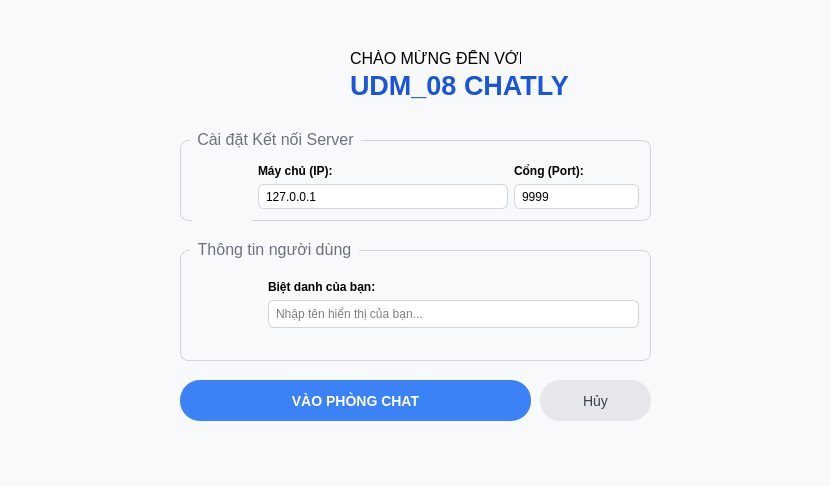
<?xml version="1.0" encoding="UTF-8"?>
<ui version="4.0">
 <class>Form</class>
 <widget class="QWidget" name="Form">
  <property name="geometry">
   <rect>
    <x>0</x>
    <y>0</y>
    <width>831</width>
    <height>486</height>
   </rect>
  </property>
  <property name="minimumSize">
   <size>
    <width>831</width>
    <height>486</height>
   </size>
  </property>
  <property name="maximumSize">
   <size>
    <width>831</width>
    <height>486</height>
   </size>
  </property>
  <property name="font">
   <font>
    <family>Segoe UI</family>
    <pointsize>20</pointsize>
   </font>
  </property>
  <property name="windowTitle">
   <string>Đăng Nhập Chat</string>
  </property>
  <property name="styleSheet">
   <string notr="true">QWidget { background-color: #F8F9FA; font-family: 'Segoe UI', sans-serif; color: black; }</string>
  </property>
  <widget class="QLabel" name="label_login">
   <property name="geometry">
    <rect>
     <x>280</x>
     <y>40</y>
     <width>61</width>
     <height>61</height>
    </rect>
   </property>
   <property name="text">
    <string/>
   </property>
   <property name="pixmap">
    <pixmap>images/logochat-removebg-preview.png</pixmap>
   </property>
   <property name="scaledContents">
    <bool>true</bool>
   </property>
  </widget>
  <widget class="QLabel" name="label_textlogin1">
   <property name="geometry">
    <rect>
     <x>350</x>
     <y>50</y>
     <width>171</width>
     <height>16</height>
    </rect>
   </property>
   <property name="font">
    <font>
     <family>Segoe UI</family>
     <pointsize>12</pointsize>
    </font>
   </property>
   <property name="text">
    <string>CHÀO MỪNG ĐẾN VỚI</string>
   </property>
  </widget>
  <widget class="QLabel" name="label_textlogin2">
   <property name="geometry">
    <rect>
     <x>350</x>
     <y>70</y>
     <width>221</width>
     <height>31</height>
    </rect>
   </property>
   <property name="font">
    <font>
     <family>Segoe UI</family>
     <pointsize>20</pointsize>
     <bold>true</bold>
    </font>
   </property>
   <property name="styleSheet">
    <string notr="true">color: #1A56DB;</string>
   </property>
   <property name="text">
    <string>UDM_08 CHATLY</string>
   </property>
  </widget>
  <widget class="QGroupBox" name="groupBox_settingserver">
   <property name="geometry">
    <rect>
     <x>180</x>
     <y>130</y>
     <width>471</width>
     <height>91</height>
    </rect>
   </property>
   <property name="maximumSize">
    <size>
     <width>1000</width>
     <height>100</height>
    </size>
   </property>
   <property name="font">
    <font>
     <family>Segoe UI</family>
     <pointsize>12</pointsize>
    </font>
   </property>
   <property name="styleSheet">
    <string notr="true">QGroupBox { border: 1px solid #D1D5DB; border-radius: 8px; margin-top: 10px; }
QGroupBox::title { subcontrol-origin: margin; left: 10px; padding: 0 5px; color: #6B7280; }</string>
   </property>
   <property name="title">
    <string>Cài đặt Kết nối Server</string>
   </property>
   <layout class="QHBoxLayout" name="horizontalLayout_3" stretch="0,2,1">
    <item>
     <widget class="QLabel" name="label_picserver">
      <property name="minimumSize">
       <size>
        <width>60</width>
        <height>60</height>
       </size>
      </property>
      <property name="maximumSize">
       <size>
        <width>70</width>
        <height>70</height>
       </size>
      </property>
      <property name="text">
       <string/>
      </property>
      <property name="pixmap">
       <pixmap>images/ipchat-removebg-preview.png</pixmap>
      </property>
      <property name="scaledContents">
       <bool>true</bool>
      </property>
     </widget>
    </item>
    <item>
     <layout class="QVBoxLayout" name="verticalLayout_2">
      <item>
       <spacer name="verticalSpacer_2">
        <property name="orientation">
         <enum>Qt::Orientation::Vertical</enum>
        </property>
        <property name="sizeHint" stdset="0">
         <size>
          <width>20</width>
          <height>40</height>
         </size>
        </property>
       </spacer>
      </item>
      <item>
       <widget class="QLabel" name="label_ip">
        <property name="font">
         <font>
          <family>Segoe UI</family>
          <bold>true</bold>
         </font>
        </property>
        <property name="text">
         <string>Máy chủ (IP):</string>
        </property>
       </widget>
      </item>
      <item>
       <widget class="QLineEdit" name="lineEdit_ipnum">
        <property name="styleSheet">
         <string notr="true">QLineEdit { border: 1px solid #D1D5DB; border-radius: 6px; padding: 5px; background: white; }</string>
        </property>
        <property name="text">
         <string>127.0.0.1</string>
        </property>
        <property name="readOnly">
         <bool>true</bool>
        </property>
        <property name="placeholderText">
         <string>127.0.0.1</string>
        </property>
       </widget>
      </item>
      <item>
       <spacer name="verticalSpacer">
        <property name="orientation">
         <enum>Qt::Orientation::Vertical</enum>
        </property>
        <property name="sizeHint" stdset="0">
         <size>
          <width>20</width>
          <height>40</height>
         </size>
        </property>
       </spacer>
      </item>
     </layout>
    </item>
    <item>
     <layout class="QVBoxLayout" name="verticalLayout_3">
      <item>
       <spacer name="verticalSpacer_3">
        <property name="orientation">
         <enum>Qt::Orientation::Vertical</enum>
        </property>
        <property name="sizeHint" stdset="0">
         <size>
          <width>20</width>
          <height>40</height>
         </size>
        </property>
       </spacer>
      </item>
      <item>
       <widget class="QLabel" name="label_port">
        <property name="font">
         <font>
          <family>Segoe UI</family>
          <bold>true</bold>
         </font>
        </property>
        <property name="text">
         <string>Cổng (Port):</string>
        </property>
       </widget>
      </item>
      <item>
       <widget class="QLineEdit" name="lineEdit_portnum">
        <property name="styleSheet">
         <string notr="true">QLineEdit { border: 1px solid #D1D5DB; border-radius: 6px; padding: 5px; background: white; }</string>
        </property>
        <property name="text">
         <string>9999</string>
        </property>
        <property name="readOnly">
         <bool>true</bool>
        </property>
        <property name="placeholderText">
         <string>9999</string>
        </property>
       </widget>
      </item>
      <item>
       <spacer name="verticalSpacer_4">
        <property name="orientation">
         <enum>Qt::Orientation::Vertical</enum>
        </property>
        <property name="sizeHint" stdset="0">
         <size>
          <width>20</width>
          <height>40</height>
         </size>
        </property>
       </spacer>
      </item>
     </layout>
    </item>
   </layout>
  </widget>
  <widget class="QGroupBox" name="groupBox_infouser">
   <property name="geometry">
    <rect>
     <x>180</x>
     <y>240</y>
     <width>471</width>
     <height>121</height>
    </rect>
   </property>
   <property name="minimumSize">
    <size>
     <width>300</width>
     <height>0</height>
    </size>
   </property>
   <property name="font">
    <font>
     <family>Segoe UI</family>
     <pointsize>12</pointsize>
    </font>
   </property>
   <property name="styleSheet">
    <string notr="true">QGroupBox { border: 1px solid #D1D5DB; border-radius: 8px; margin-top: 10px; }
QGroupBox::title { subcontrol-origin: margin; left: 10px; padding: 0 5px; color: #6B7280; }</string>
   </property>
   <property name="title">
    <string>Thông tin người dùng</string>
   </property>
   <layout class="QHBoxLayout" name="horizontalLayout_2">
    <item>
     <layout class="QHBoxLayout" name="horizontalLayout" stretch="0,1">
      <item>
       <widget class="QLabel" name="label_picavt">
        <property name="minimumSize">
         <size>
          <width>70</width>
          <height>70</height>
         </size>
        </property>
        <property name="maximumSize">
         <size>
          <width>70</width>
          <height>70</height>
         </size>
        </property>
        <property name="text">
         <string/>
        </property>
        <property name="pixmap">
         <pixmap>images/avtchat-removebg-preview.png</pixmap>
        </property>
        <property name="scaledContents">
         <bool>true</bool>
        </property>
       </widget>
      </item>
      <item>
       <layout class="QVBoxLayout" name="verticalLayout">
        <item>
         <spacer name="verticalSpacer_5">
          <property name="orientation">
           <enum>Qt::Orientation::Vertical</enum>
          </property>
          <property name="sizeHint" stdset="0">
           <size>
            <width>20</width>
            <height>40</height>
           </size>
          </property>
         </spacer>
        </item>
        <item>
         <widget class="QLabel" name="label_nickname">
          <property name="font">
           <font>
            <family>Segoe UI</family>
            <bold>true</bold>
           </font>
          </property>
          <property name="text">
           <string>Biệt danh của bạn:</string>
          </property>
         </widget>
        </item>
        <item>
         <widget class="QLineEdit" name="lineEdit_inputnickname">
          <property name="minimumSize">
           <size>
            <width>200</width>
            <height>0</height>
           </size>
          </property>
          <property name="styleSheet">
           <string notr="true">QLineEdit { border: 1px solid #D1D5DB; border-radius: 6px; padding: 5px; background: white; }
QLineEdit:focus {
    border: 1px solid #3b82f6; 
    border-radius: 8px;
}</string>
          </property>
          <property name="placeholderText">
           <string>Nhập tên hiển thị của bạn...</string>
          </property>
         </widget>
        </item>
        <item>
         <widget class="QLabel" name="lbl_error_msg">
          <property name="styleSheet">
           <string notr="true">color: #e74c3c; font-size: 13px; font-weight: bold;</string>
          </property>
          <property name="text">
           <string></string>
          </property>
         </widget>
        </item>
       </layout>
      </item>
     </layout>
    </item>
   </layout>
  </widget>
  <widget class="QPushButton" name="pushButton_enter">
   <property name="geometry">
    <rect>
     <x>180</x>
     <y>380</y>
     <width>351</width>
     <height>41</height>
    </rect>
   </property>
   <property name="font">
    <font>
     <family>Segoe UI</family>
     <pointsize>-1</pointsize>
     <bold>true</bold>
    </font>
   </property>
   <property name="cursor">
    <cursorShape>PointingHandCursor</cursorShape>
   </property>
   <property name="styleSheet">
    <string notr="true">QPushButton { background-color: #3B82F6; color: white; border-radius: 20px; font-weight: bold; font-size: 14px; }
QPushButton:hover { background-color: #2563EB;
 }
</string>
   </property>
   <property name="text">
    <string>VÀO PHÒNG CHAT</string>
   </property>
  </widget>
  <widget class="QPushButton" name="pushButton_cancel">
   <property name="geometry">
    <rect>
     <x>540</x>
     <y>380</y>
     <width>111</width>
     <height>41</height>
    </rect>
   </property>
   <property name="cursor">
    <cursorShape>PointingHandCursor</cursorShape>
   </property>
   <property name="styleSheet">
    <string notr="true">QPushButton { background-color: #E5E7EB; color: #374151; border-radius: 20px; font-size: 14px; }
QPushButton:hover { background-color: #D1D5DB; }</string>
   </property>
   <property name="text">
    <string>Hủy</string>
   </property>
  </widget>
  <widget class="QLabel" name="label_readytochat">
   <property name="geometry">
    <rect>
     <x>180</x>
     <y>430</y>
     <width>161</width>
     <height>21</height>
    </rect>
   </property>
   <property name="font">
    <font>
     <family>Segoe UI</family>
     <pointsize>12</pointsize>
    </font>
   </property>
   <property name="styleSheet">
    <string notr="true">color: #9CA3AF;</string>
   </property>
   <property name="text">
    <string/>
   </property>
  </widget>
 </widget>
 <resources/>
 <connections/>
</ui>
